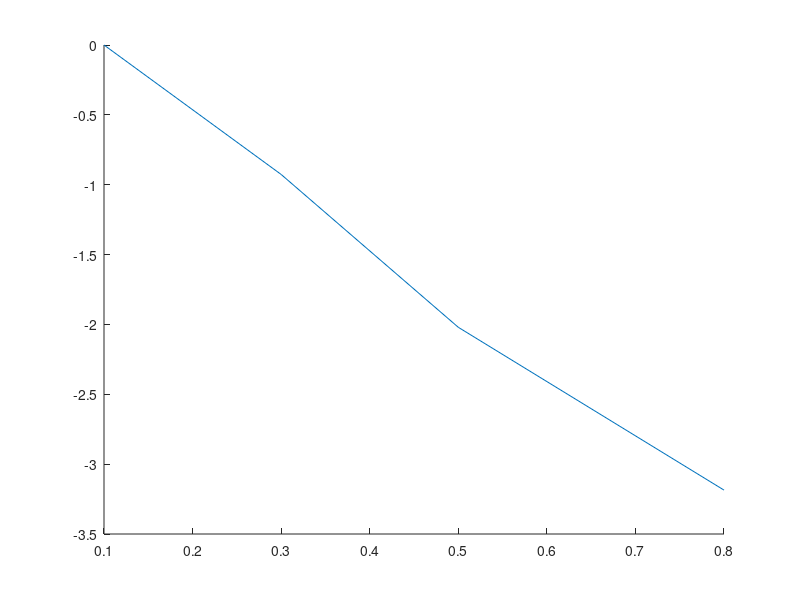

This chart was generated by the following MATLAB code: (Note: this script raises an error after producing the figure.)
clc
clear
close all

% pre allocation
data = struct;

% pre definition
x_al = [0.1, 0.3, 0.5, 0.8, 1.0, 2.0, 3.0, 4.0, 8.0, 16.0]; % in mm
x_pb = [1.0, 2.0, 3.0, 4.0, 6.0, 8.0, 10.0, 15.0, 20.0, 30.0];  % in mm
t_al = ones(size(x_al));
t_pb = ones(size(x_pb));
t_al(:) = 30;    % in s
t_pb(:) = 120;  % in s
tau_0 = 230;    % in µs
y = log(1/50);
rho_al = 2.7;   % in g/cm^3
rho_pb = 11.34; % in g/cm^3

% insert their values here
N_al = [8247, 3395, 1157, 363, 268, 258, 247, 234, 208, 189];
N_pb = [1334, 1115, 1013, 908, 722, 615, 599, 334, 242, 145];

% 1a) n_mess & n_korr Aluminium
n_mess_al = zeros(size(N_al));
n_korr_al = zeros(size(N_al));
for N = 1:size(N_al, 2)
    n_mess_al(N) = N_al(N) / t_al(N);
    n_korr_al(N) = (N_al(N) / t_al(N)) / (1 - ((N_al(N) / t_al(N)) * tau_0 * 10^(-6)));
end

% ln(n_i/n_1) Aluminium
ln_nin1_al = zeros(size(N_al));
for N = 1:size(N_al, 2)
    ln_nin1_al(N) = log(n_korr_al(N) / n_korr_al(1));
end

n1 = n_korr_al(1);

% 1b) plot 
fig_al = figure(1);
hold on


% Regressionsgerade
x1 = x_al(1:4);
x2 = x_al(5:end);
y1 = ln_nin1_al(1:4);
y2 = ln_nin1_al(5:end);

p1 = polyfit(x1, y1, 1);
f1 = polyval(p1, x1);
p2 = polyfit(x2, y2, 1);
f2 = polyval(p2, x2);


al_1 = plot(x1, y1);
al_1.Marker = "o";
al_1.MarkerEdgeColor = "blue";
al_1.MarkerFaceColor = "blue";
al_1.LineStyle = "none";
al_1_reg = plot(x1, f1);
al_1_reg.Color = "blue";
al_2 = plot(x2, y2);
al_2.Marker = "o";
al_2.MarkerEdgeColor = "red";
al_2.MarkerFaceColor = "red";
al_2.LineStyle = "none";
al_2_reg = plot(x2, f2);
al_2_reg.Color = "red";

xlabel("x [mm]")
ylabel("ln(ni/n1)")
hold off

m1 = p1(1);
y0_1 = p1(2);
m2 = p2(1);
y0_2 = p2(2);

% 1c) Interpolation to find d_beta,max
d_betamax = (y - y0_1) / m1;

% 1d) mu/rho
mu_al = -m2 * 10;
mu_rho = mu_al/rho_al;

% 2 Nachweiswahrscheinlichkeit
n_gamma_max = exp(y0_2) * n1;
n_ges = exp(y0_1) * n1;
n_beta_max = n_ges - n_gamma_max;

p_nachweis = n_gamma_max / n_beta_max;

data.x_al = x_al;
data.t_al = t_al;
data.N_al = N_al;
data.n_mess_al = n_mess_al;
data.n_korr_al = n_korr_al;
data.ln_nin1_al = ln_nin1_al;
data.n1_al = n1;
data.reg1_al = [m1, y0_1];
data.reg2_al = [m2, y0_2];
data.n_gamma_max_al = n_gamma_max;
data.n_beta_max_al = n_beta_max;
data.d_betamax_al = d_betamax;
data.Massenschwaechungskoeffizient_al = mu_rho;
data.Schwaechungskoeffizient_al = mu_al;
data.p_nachweis = p_nachweis;
data.tau_0 = tau_0;

% 3) Pb
% 3a) 
y = log(1/2);

n_mess_pb = zeros(size(N_pb));
n_korr_pb = zeros(size(N_pb));
for N = 1:size(N_pb, 2)
    n_mess_pb(N) = N_pb(N) / t_pb(N);
    n_korr_pb(N) = (N_pb(N) / t_pb(N)) / (1 - ((N_pb(N) / t_pb(N)) * tau_0 * 10^(-6)));
end

% ln(n_i/n_1) Aluminium
ln_nin1_pb = zeros(size(N_pb));
for N = 1:size(N_pb, 2)
    ln_nin1_pb(N) = log(n_mess_pb(N) / n_mess_pb(1));
end

n1 = n_mess_pb(1);

% plot 
fig_pb = figure(2);
hold on

p_pb = polyfit(x_pb, ln_nin1_pb, 1);
f_pb = polyval(p_pb, x_pb);


% Regressionsgerade
pb_plot = plot(x_pb, ln_nin1_pb);
pb_plot.Marker = "o";
pb_plot.MarkerEdgeColor = "blue";
pb_plot.MarkerFaceColor = "blue";
pb_plot.LineStyle = "none";

pb_plot_reg = plot(x_pb, f_pb);
pb_plot_reg.Color = "blue";

xlabel("x [mm]")
ylabel("ln(ni/n1)")

m1 = p_pb(1);
y0_1 = p_pb(2);

% 3 b) Halbwertsdicke
d_half_pb = (y - y0_1) / m1;

% 3c) Schwächungskoeffizient
mu_pb = -m1 * 10;
mu_rho = mu_pb/rho_pb;

data.x_pb = x_pb;
data.t_pb = t_pb;
data.N_pb = N_pb;
data.n_mess_pb = n_mess_pb;
data.n_korr_pb = n_korr_pb;
data.ln_nin1_pb = ln_nin1_pb;
data.n1_pb = n1;
data.reg1_pb = [m1, y0_1];
data.d_half_pb = d_half_pb;
data.Massenschwaechungskoeffizient_pb = mu_rho;
data.Schwaechungskoeffizient_pb = mu_pb;


to_save = false;
if to_save
    prompt = ("Insert Filename: ");
    savename = input(prompt);
    save(strcat(char('G:\Meine Ablage\Master\Physik\Abgegebene Protokolle\Blockpraktikum WiSe 2425\'), ...
                        char(savename), '.mat'), '-struct', 'data')
end
